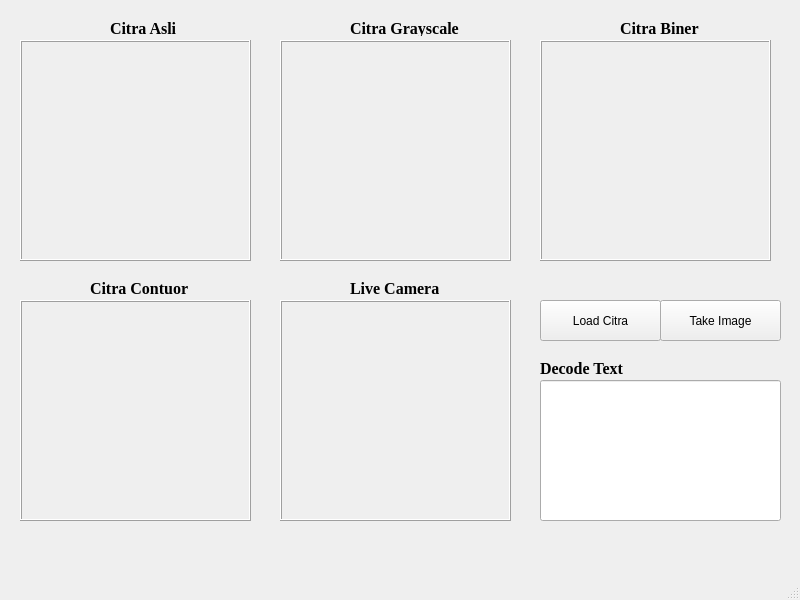
<?xml version="1.0" encoding="UTF-8"?>
<ui version="4.0">
 <class>MainWindow</class>
 <widget class="QMainWindow" name="MainWindow">
  <property name="geometry">
   <rect>
    <x>0</x>
    <y>0</y>
    <width>800</width>
    <height>600</height>
   </rect>
  </property>
  <property name="windowTitle">
   <string>MainWindow</string>
  </property>
  <widget class="QWidget" name="centralwidget">
   <widget class="QLabel" name="label">
    <property name="geometry">
     <rect>
      <x>20</x>
      <y>40</y>
      <width>231</width>
      <height>221</height>
     </rect>
    </property>
    <property name="mouseTracking">
     <bool>false</bool>
    </property>
    <property name="frameShape">
     <enum>QFrame::Box</enum>
    </property>
    <property name="frameShadow">
     <enum>QFrame::Raised</enum>
    </property>
    <property name="lineWidth">
     <number>1</number>
    </property>
    <property name="midLineWidth">
     <number>0</number>
    </property>
    <property name="text">
     <string/>
    </property>
   </widget>
   <widget class="QLabel" name="label_2">
    <property name="geometry">
     <rect>
      <x>280</x>
      <y>40</y>
      <width>231</width>
      <height>221</height>
     </rect>
    </property>
    <property name="frameShape">
     <enum>QFrame::Box</enum>
    </property>
    <property name="frameShadow">
     <enum>QFrame::Raised</enum>
    </property>
    <property name="lineWidth">
     <number>1</number>
    </property>
    <property name="midLineWidth">
     <number>0</number>
    </property>
    <property name="text">
     <string/>
    </property>
   </widget>
   <widget class="QLabel" name="label_3">
    <property name="geometry">
     <rect>
      <x>540</x>
      <y>40</y>
      <width>231</width>
      <height>221</height>
     </rect>
    </property>
    <property name="frameShape">
     <enum>QFrame::Box</enum>
    </property>
    <property name="frameShadow">
     <enum>QFrame::Raised</enum>
    </property>
    <property name="lineWidth">
     <number>1</number>
    </property>
    <property name="midLineWidth">
     <number>0</number>
    </property>
    <property name="text">
     <string/>
    </property>
   </widget>
   <widget class="QLabel" name="label_4">
    <property name="geometry">
     <rect>
      <x>20</x>
      <y>300</y>
      <width>231</width>
      <height>221</height>
     </rect>
    </property>
    <property name="mouseTracking">
     <bool>false</bool>
    </property>
    <property name="frameShape">
     <enum>QFrame::Box</enum>
    </property>
    <property name="frameShadow">
     <enum>QFrame::Raised</enum>
    </property>
    <property name="lineWidth">
     <number>1</number>
    </property>
    <property name="midLineWidth">
     <number>0</number>
    </property>
    <property name="text">
     <string/>
    </property>
   </widget>
   <widget class="QLabel" name="label_5">
    <property name="geometry">
     <rect>
      <x>110</x>
      <y>20</y>
      <width>71</width>
      <height>16</height>
     </rect>
    </property>
    <property name="font">
     <font>
      <family>Times New Roman</family>
      <pointsize>12</pointsize>
      <weight>75</weight>
      <bold>true</bold>
     </font>
    </property>
    <property name="text">
     <string>Citra Asli</string>
    </property>
   </widget>
   <widget class="QLabel" name="label_6">
    <property name="geometry">
     <rect>
      <x>350</x>
      <y>20</y>
      <width>111</width>
      <height>16</height>
     </rect>
    </property>
    <property name="font">
     <font>
      <family>Times New Roman</family>
      <pointsize>12</pointsize>
      <weight>75</weight>
      <bold>true</bold>
     </font>
    </property>
    <property name="text">
     <string>Citra Grayscale</string>
    </property>
   </widget>
   <widget class="QLabel" name="label_7">
    <property name="geometry">
     <rect>
      <x>620</x>
      <y>20</y>
      <width>81</width>
      <height>16</height>
     </rect>
    </property>
    <property name="font">
     <font>
      <family>Times New Roman</family>
      <pointsize>12</pointsize>
      <weight>75</weight>
      <bold>true</bold>
     </font>
    </property>
    <property name="text">
     <string>Citra Biner</string>
    </property>
   </widget>
   <widget class="QLabel" name="label_8">
    <property name="geometry">
     <rect>
      <x>90</x>
      <y>280</y>
      <width>101</width>
      <height>16</height>
     </rect>
    </property>
    <property name="font">
     <font>
      <family>Times New Roman</family>
      <pointsize>12</pointsize>
      <weight>75</weight>
      <bold>true</bold>
     </font>
    </property>
    <property name="text">
     <string>Citra Contuor</string>
    </property>
   </widget>
   <widget class="QPushButton" name="loadImageButton">
    <property name="geometry">
     <rect>
      <x>540</x>
      <y>300</y>
      <width>121</width>
      <height>41</height>
     </rect>
    </property>
    <property name="text">
     <string>Load Citra</string>
    </property>
   </widget>
   <widget class="QPushButton" name="takeImageButton">
    <property name="geometry">
     <rect>
      <x>660</x>
      <y>300</y>
      <width>121</width>
      <height>41</height>
     </rect>
    </property>
    <property name="text">
     <string>Take Image</string>
    </property>
   </widget>
   <widget class="QLabel" name="label_9">
    <property name="geometry">
     <rect>
      <x>280</x>
      <y>300</y>
      <width>231</width>
      <height>221</height>
     </rect>
    </property>
    <property name="mouseTracking">
     <bool>false</bool>
    </property>
    <property name="frameShape">
     <enum>QFrame::Box</enum>
    </property>
    <property name="frameShadow">
     <enum>QFrame::Raised</enum>
    </property>
    <property name="lineWidth">
     <number>1</number>
    </property>
    <property name="midLineWidth">
     <number>0</number>
    </property>
    <property name="text">
     <string/>
    </property>
   </widget>
   <widget class="QLabel" name="label_10">
    <property name="geometry">
     <rect>
      <x>350</x>
      <y>280</y>
      <width>101</width>
      <height>16</height>
     </rect>
    </property>
    <property name="font">
     <font>
      <family>Times New Roman</family>
      <pointsize>12</pointsize>
      <weight>75</weight>
      <bold>true</bold>
     </font>
    </property>
    <property name="text">
     <string>Live Camera</string>
    </property>
   </widget>
   <widget class="QLabel" name="label_12">
    <property name="geometry">
     <rect>
      <x>540</x>
      <y>360</y>
      <width>101</width>
      <height>16</height>
     </rect>
    </property>
    <property name="font">
     <font>
      <family>Times New Roman</family>
      <pointsize>12</pointsize>
      <weight>75</weight>
      <bold>true</bold>
     </font>
    </property>
    <property name="text">
     <string>Decode Text</string>
    </property>
   </widget>
   <widget class="QLineEdit" name="lineEdit">
    <property name="geometry">
     <rect>
      <x>540</x>
      <y>380</y>
      <width>241</width>
      <height>141</height>
     </rect>
    </property>
    <property name="text">
     <string/>
    </property>
   </widget>
  </widget>
  <widget class="QMenuBar" name="menubar">
   <property name="geometry">
    <rect>
     <x>0</x>
     <y>0</y>
     <width>800</width>
     <height>21</height>
    </rect>
   </property>
  </widget>
  <widget class="QStatusBar" name="statusbar"/>
 </widget>
 <resources/>
 <connections/>
</ui>
